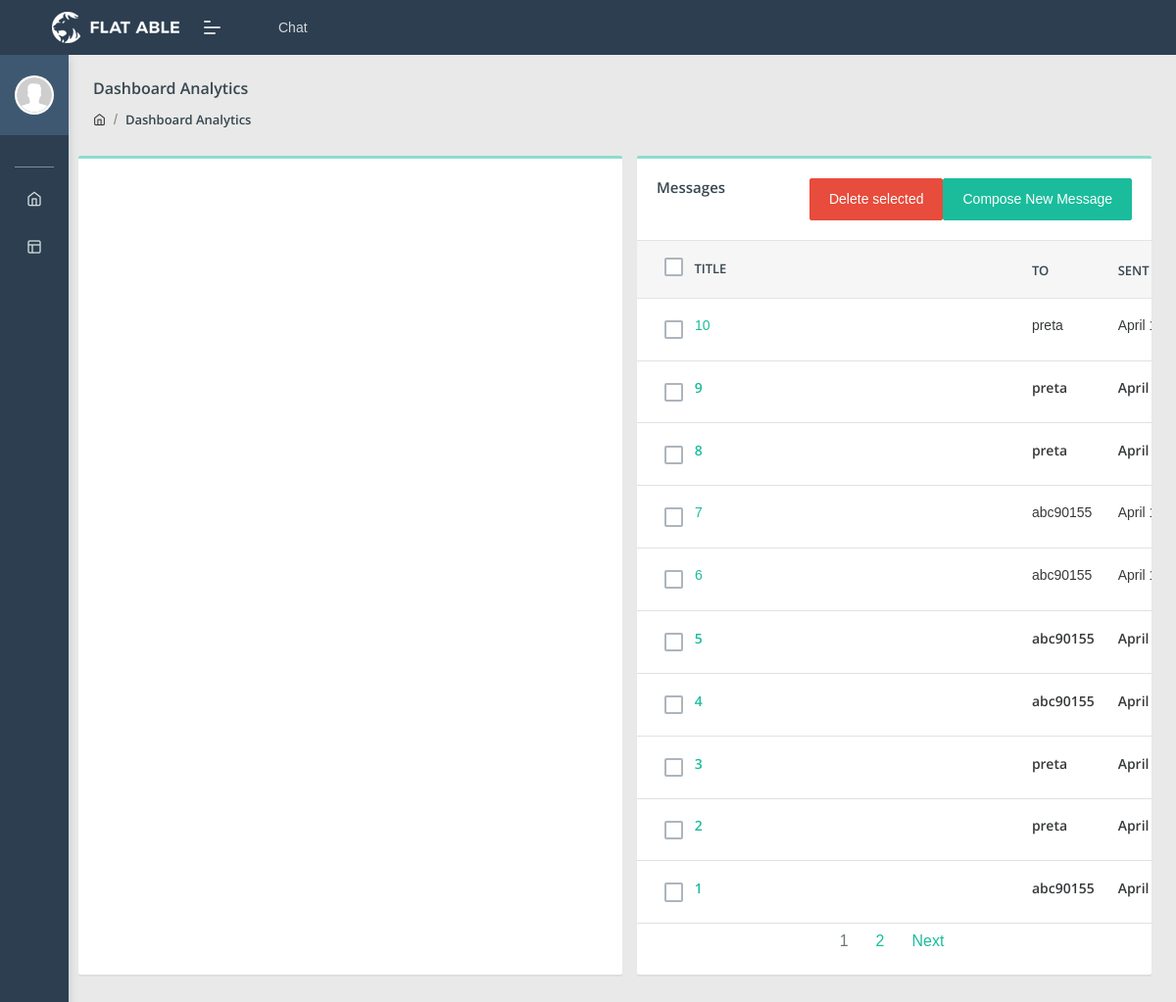
The app's page /welcome/talking/ (signed in), older data.
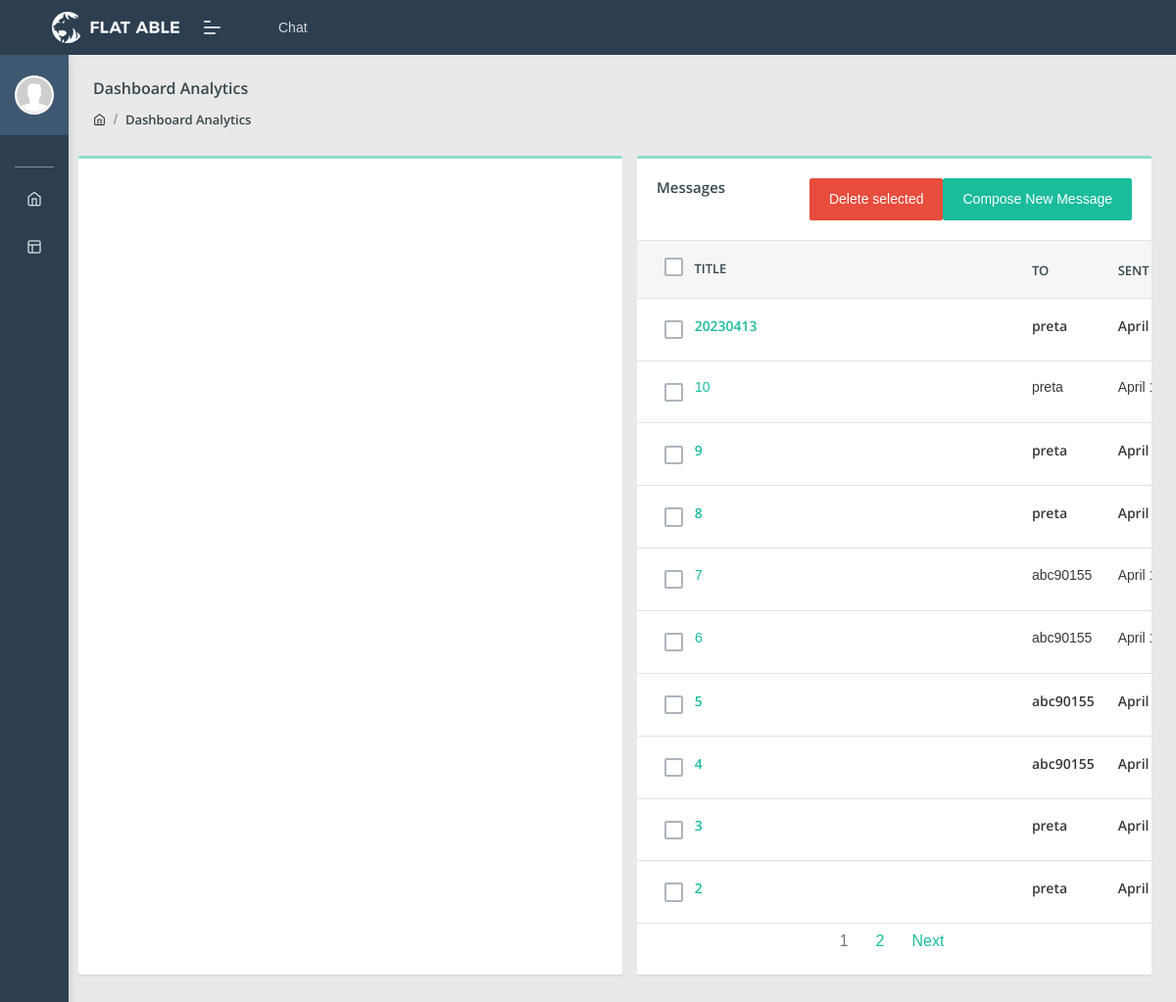
The same page, newer data.
### welcome/models.py (models this page shows, shortened)
class chat(models.Model):
    chatOwner = models.ForeignKey(User, null = True, on_delete = models.SET_NULL, related_name='chat', blank = True)
    chatTitle  = models.CharField(max_length=256)
    createdDate = models.DateTimeField(default=timezone.now)
    chatReceiver = models.ForeignKey(User, null=True, on_delete=models.CASCADE, related_name='chat_reciver', blank=True)
    chatContent = models.TextField()
    is_viewed = models.BooleanField(default=False)
    archived = models.BooleanField(default=False)
    viewedDate = models.DateTimeField(null=True)

### welcome/views.py (the view)
# urls.py: path('talking/',views.talking, name='talking'),
@login_required(login_url='login')
def talking(request):
    context = {}
    user = request.user
    if str(request.user) != 'admin':
        chats = chat.objects.filter(Q(chatOwner=user) | Q(chatReceiver=user), archived=False).order_by('-createdDate')
    else:
        chats = chat.objects.filter(archived=False).order_by('-createdDate').values()
    form = chatModelForm(request.POST or None)
    context['form'] = form
    context['chatListAll'] = chats.annotate(chatReceiver_username=F('chatReceiver__username')).values()
    paginator = Paginator(context['chatListAll'], 10)
    page = request.GET.get('page') # Get current page number from request GET parameters
    if not request.session.get('page'):
        request.session['page'] = page
    context['chatListAll'] = paginator.get_page(page) # Get paginated queryset for current page
    if request.method == "POST":
        if form.is_valid():
            form.instance.chatOwner = request.user
            form.save()
            return HttpResponseRedirect('/welcome/talking')
    return render(request, 'chat_home.html', context=context)

### templates/chat_home.html (shortened to what this page needs)
{% extends 'chat_base_template.html' %}
{%load i18n%}
{% block chatContent %}
<div class="card chat-card col-xl-6 col-md-12" style="min-height: 550px;overflow-x:hidden;overflow-y: auto;">
</div>
<div class="col-xl-6 col-md-12">
  <form action="{% url 'del_chat' %}" method="POST">
    <div class="card table-card" style="min-height: 550px;">
      <div class="card-header">
        <h5>Messages</h5>
        <button type="button" class="btn  btn-primary float-right" data-toggle="modal"
          data-target="#exampleModalCenter">{% trans 'Compose New Message'%}</button>
        <button type="submit" class="btn  btn-danger float-right">{% trans 'Delete selected'%}</button>
      </div>
      <div class="card-body p-0">
        <div class="table-responsive">
          <table class="table table-hover mb-0">
            <thead>
              <tr>
                <th>
                  <div class="chk-option">
                    <label class="check-task custom-control custom-checkbox d-flex justify-content-center done-task">
                    </label>
                  </div>
                  Title
                </th>
                <th>To</th>
                <th>Sent Date</th>
              </tr>
            </thead>
            <tbody>
              {% for chat in chatListAll %}
              {% if chat.is_viewed %}
              <tr>
                <td>
                  <div class="chk-option">
                    <label class="check-task custom-control custom-checkbox d-flex justify-content-center done-task">
                    </label>
                  </div>
                  <div class="d-inline-block" style="width:20rem;overflow:hidden;text-overflow:ellipsis">
                    <a href="{% url 'chatDetails' chat.id%}?page={{request.session.page}}">
                      {{chat.chatTitle}}</a>
                  </div>
                </td>
                <td>{{chat.chatReceiver_username}}</td>
                <td>{{chat.createdDate}}</td>
              </tr>
              {%else%}
              <tr style="font-weight:bolder">
                <td>
                  <div class="chk-option">
                    <label class="check-task custom-control custom-checkbox d-flex justify-content-center done-task">
                    </label>
                  </div>
                  <div class="d-inline-block" style="width:20rem;overflow:hidden;text-overflow:ellipsis">
                    <a href="{% url 'chatDetails' chat.id%}?page={{request.session.page}}">
                      {{chat.chatTitle}}
                    </a>
                  </div>
                </td>
                <td>{{chat.chatReceiver_username}}</td>
                <td>{{chat.createdDate}}</td>
              </tr>
              {%endif%}
              {% endfor %}
            </tbody>
          </table>
          <nav aria-label="Page navigation example">
            <ul class="pagination justify-content-center">
              {% for page_number in chatListAll.paginator.page_range %}
                {% if page_number == chatListAll.number %}
                  <li class="page-item disabled">
                    <a class="page-link" href="#" tabindex="-1" aria-disabled="true">{{ page_number }}</a>
                  </li>
                {% else %}
                  <li class="page-item"><a class="page-link" href="?page={{ page_number }}">{{ page_number }}</a></li>
                {% endif %}
              {% endfor %}
              {% if chatListAll.has_next %}
                <li class="page-item">
                  <a class="page-link" href="?page={{ chatListAll.next_page_number }}">Next</a>
                </li>
              {% endif %}
            </ul>
          </nav>
        </div>
      </div>
    </div>
  </form>
</div>
{% endblock %}

Row changes from the older to the newer data that the page shows:
no longer on this page (row unchanged): chat: chatTitle "1", chatReceiver_username "abc90155", createdDate "April…"
added chat: chatTitle "20230413", chatReceiver_username "preta", createdDate "April…"
